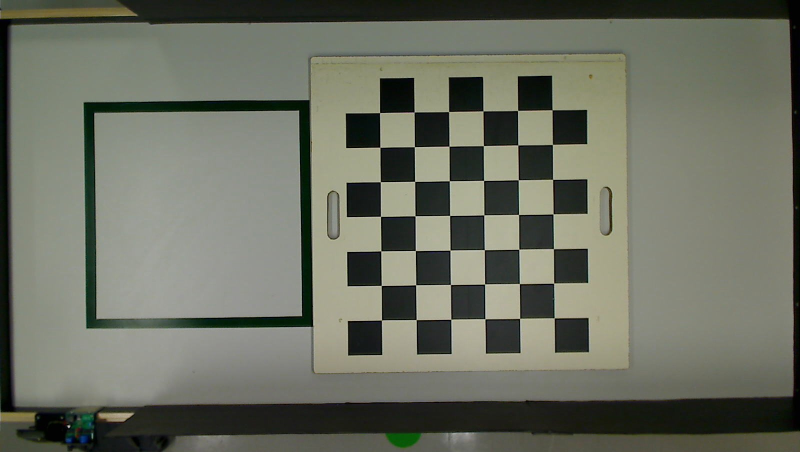
#> input picture scripts/data/calibrations/calibration.jpg, 1600 x 904 px, given in place of the camera (shown at 1/2 size)
$ python check_map_state.py
#> lines starting #> are read from the running program, lines starting #| are printed output that depends on the picture
### station/robot_goal_and_obstacle_finder/detection/puck_detection.py
from collections import Counter


import cv2
import numpy as np

from sklearn.cluster import KMeans
from detection.color_boundaries import ColorBoundaries


class PuckDetection:

    def __init__(self):
        self.color_boundaries = ColorBoundaries()

    # [7 lines left out: function copy_image, not called in this run]


    def detect_pucks(self, image):
        gray = cv2.cvtColor(image, cv2.COLOR_BGR2GRAY)
        gray = cv2.medianBlur(gray, 5)
        image = self.remove_glare(image)

        circles = cv2.HoughCircles(gray, cv2.HOUGH_GRADIENT, 1.2, 10, param1=50,
                                   param2=30, minRadius=23, maxRadius=30)
        detected_circles = np.uint16(np.around(circles))

        puck_positions = {}

        for (x, y, radius) in detected_circles[0].astype(np.int32):
            roi = image[y - radius: y + radius, x - radius: x + radius]
            width, height = roi.shape[:2]
            mask = np.zeros((width, height, 3), roi.dtype)

            cv2.circle(mask, (int(width / 2), int(height / 2)), radius,
                       (255, 255, 255), -1)

            dominant_color = self.get_dominant_color(roi, k=4)

            dominant_color_np = np.uint8([[dominant_color]])
            hsv_dominant_color = cv2.cvtColor(dominant_color_np, cv2.COLOR_BGR2HSV)
            hsv_color = self.find_hsv_color(hsv_dominant_color[0][0])

            puck_positions[hsv_color] = [] if puck_positions.get(hsv_color) is None else puck_positions.get(hsv_color)
            puck = dict()
            puck["center_position"] = (x, y)
            puck["radius"] = radius
            puck_positions[hsv_color].append(puck)

        return puck_positions

    # [6 lines left out: function sort_pucks, not called in this run]

    def remove_glare(self, image):
        GLARE_MIN = np.array([0, 0, 20], np.uint8)
        GLARE_MAX = np.array([0, 0, 255], np.uint8)

        hsv_img = cv2.cvtColor(image, cv2.COLOR_BGR2HSV)
        frame_threshed = cv2.inRange(hsv_img, GLARE_MIN, GLARE_MAX)
        result = cv2.inpaint(image, frame_threshed, 0.6, cv2.INPAINT_TELEA)

        image_lab = cv2.cvtColor(result, cv2.COLOR_BGR2LAB)
        image_lab_planes = cv2.split(image_lab)
        image_clahe = cv2.createCLAHE(clipLimit=2.0, tileGridSize=(8, 8))
        image_lab_planes[0] = image_clahe.apply(image_lab_planes[0])
        image_lab = cv2.merge(image_lab_planes)

        image = cv2.cvtColor(image_lab, cv2.COLOR_LAB2BGR)
        image_hsv = cv2.cvtColor(image, cv2.COLOR_BGR2HSV).astype("float32")
        (h, s, v) = cv2.split(image_hsv)
        s = s * 2
        s = np.clip(s, 0, 255)
        image_hsv = cv2.merge([h, s, v])
        image = cv2.cvtColor(image_hsv.astype("uint8"), cv2.COLOR_HSV2BGR)
        hsvImg = cv2.cvtColor(image, cv2.COLOR_BGR2HSV)
        hsvImg[..., 2] = hsvImg[..., 2] * 0.85
        image = cv2.cvtColor(hsvImg, cv2.COLOR_HSV2BGR)
        return image

    # [36 lines left out: functions show_image, draw_on_image, get_dominant_color, find_hsv_color, not called in this run]

### station/robot_goal_and_obstacle_finder/detection/acuro_markers/obstacle_and_robot_finder.py
import os
import math
from typing import List
import numpy as np
import cv2

from detection.acuro_markers.obstacle_detection import ObstacleDetection
from detection.acuro_markers.robot_detection import RobotDetection
from detection.acuro_markers.marker_position import MarkerPosition
from detection.position_calculator import PositionCalculator


class ObstacleRobotFinder:
    def __init__(self):
        self.obstacle_detection = ObstacleDetection()
        self.robot_detection = RobotDetection()
        self.position_calculator = PositionCalculator()
        #mm
        self.image_width = 1600
        self.image_height = 904
        self.obstacle_height = 412
        self.robot_height = 254
        self.aruco_marker_width = 80
        self.aruco_robot_marker_width = 143
        #pixel
        self.obstacle_radius = 42
        self.distance_between_center_and_prehenseur = 130
        self.distortion_coefficients = np.array(
            [
                [
                    0.055764032942161694,
                    -0.1700050453380352,
                    -0.0028056916670508593,
                    0.0006434607299710345,
                    0.0331770702717552
                ]
        ])
        self.camera_matrix = np.array([
            [
                1321.5030177675765,
                0.0,
                763.385168511886
            ],
            [
                0.0,
                1327.9592573621323,
                494.93250836436187
            ],
            [
                0.0,
                0.0,
                1.0
            ]
    ])

    # [129 lines left out: functions read_image, detect_obstacle_position, detect_bottom_of_obstacle, detect_robot, detect_bottom_of_robot, not called in this run]


# [6 lines of commented-out code are left out]

### station/robot_goal_and_obstacle_finder/detection/color_boundaries.py
class ColorBoundaries:
    """Color boundaries of pucks"""
    def __init__(self):
        self.color_boundaries = {"purple": {"lower": [110, 16, 80], "upper":[172, 245, 255]},
                                 "white": {"lower": [12, 0, 135], "upper":[96, 159, 232]} ,
                                 "yellow": {"lower": [19, 148, 60], "upper":[40, 255, 255]},
                                 "blue": {"lower": [95, 66, 36], "upper":[124, 255, 255]} ,
                                 "orange": {"lower": [6, 139, 74], "upper":[24, 255, 161]},
                                 "green":{"lower": [58, 74, 18], "upper":[78, 255, 147]} ,
                                 "red": {"lower": [0, 245, 64], "upper":[180, 255, 143]},
                                 "brown": {"lower": [0, 59, 0], "upper":[38, 255, 55]} ,
                                 "grey": {"lower": [20, 29, 50], "upper":[68, 157, 108]},
                                 "black":{"lower": [0, 0, 0], "upper":[161, 255, 62]}
                                 }

    def get_boundaries_dict(self):
        return self.color_boundaries

### station/path_planning/check_map_state.py
import cv2
import numpy as np

from pathfinding.pathfinder import Pathfinder
from pathfinding.pathfinding_algorithm_factory import PathfindingAlgorithmFactory
from pathfinding.map import Map
from pathfinding.map_drawer import MapDrawer
from pathfinding.pathfinding_algorithms import PathfindingAlgorithms
from pathfinding.path_not_found_exception import PathNotFoundException
from pathfinding.tile_role import TileRole

import sys
sys.path.append("../robot_goal_and_obstacle_finder")
from detection.acuro_markers.obstacle_and_robot_finder import \
    ObstacleRobotFinder
from detection.puck_detection import PuckDetection


node_size = 15
node_identifier_width = node_size // 5
robot_and_obstacle_finder = ObstacleRobotFinder()
puck_finder = PuckDetection()


def get_map_and_pathfinder(node_size, algorithm, obstacles, start, end, pucks, image_width, image_height):
    pathfinding_algorithm_factory = PathfindingAlgorithmFactory()
    pathfinding_algorithm = pathfinding_algorithm_factory.create(algorithm)
    board_map = Map(image_width, image_height, obstacles, pucks, start, end, node_size=node_size)
    board_map.render_map()
    pathfinder = Pathfinder(board_map, pathfinding_algorithm)
    return pathfinder, board_map


def check_map_state_on_image(image, color, position):
    height, width, channels = image.shape
    pucks_dict = puck_finder.detect_pucks(image)
    obstacles_list = robot_and_obstacle_finder.detect_obstacle_position(image, DEBUG=False)
    center_of_bottom_robot, prehenseur_position, angle_robot = robot_and_obstacle_finder.detect_robot(image)

    pucks = [single["center_position"] for color in pucks_dict for single in pucks_dict[color]]
    obstacles = [single["center_of_obstacle"] for single in obstacles_list]

    start = center_of_bottom_robot

    if color:
        end = pucks_dict[color][0]["center_position"]
    elif position:
        end = position
    else:
        end = (500, 500)

    pucks = [puck for puck in pucks if puck != end]

    pathfinder, board_map = get_map_and_pathfinder(node_size, PathfindingAlgorithms.BREADTH_FIRST_SEARCH, obstacles,
                                                   start, end, pucks, width, height)
    map_drawer = MapDrawer(node_identifier_width, node_size, image)

    try:
        pathfinder.find_square_matrix_path()
        path = pathfinder.path
    except PathNotFoundException:
        print("path not found")
        if board_map.get_node_from_pixel(start).role is not TileRole.EMPTY:
            print("the robot is inside an obstacle")
        elif board_map.get_node_from_pixel(end).role is not TileRole.EMPTY:
            print("the goal is inside an obstacle")
        else:
            print("there's really no path between the two")
        path = []

    map_drawer.draw_map(board_map, path)
    image = map_drawer.get_image()

    open_cv_image = np.array(image.convert('RGB'))
    open_cv_image = open_cv_image[:, :, ::-1].copy()
    return open_cv_image


def check_map_state_on_a_stream(color, position):
#> called with color = 'yellow'
    cap = cv2.VideoCapture(1)
    cap.set(cv2.CAP_PROP_FRAME_WIDTH, 1600)
    cap.set(cv2.CAP_PROP_FRAME_HEIGHT, 904)

    while True:
        ret, image = cap.read()
#> image is the input picture: shape (904, 1600, 3); mean B, G, R 97.6, 110.6, 107.5
        while image is None:
            ret, image = cap.read()

        image = check_map_state_on_image(image, color, position)
#> in detect_pucks, `gray = cv2.cvtColor(image, cv2.COLOR_BGR2GRAY)`:
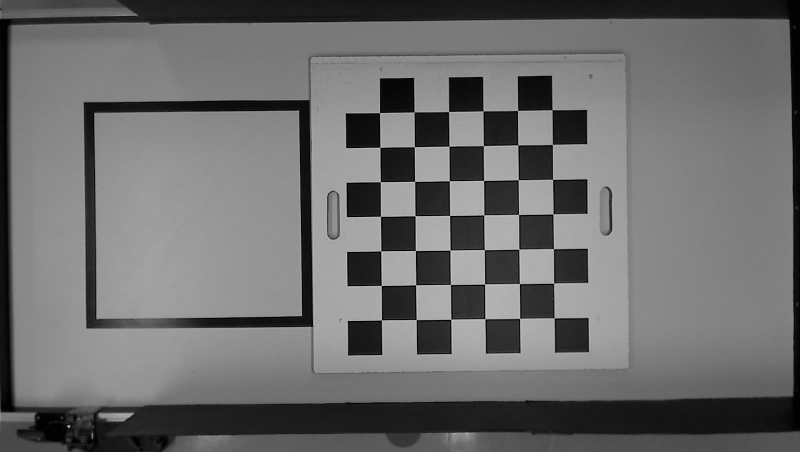
#> gray: shape (904, 1600) (shown at 1/2 size); min 0, max 222, mean 108.2
#> in remove_glare, `hsv_img = cv2.cvtColor(image, cv2.COLOR_BGR2HSV)`: hsv_img: shape (904, 1600, 3); mean H, S, V 41.9, 44.3, 111.1
#> in remove_glare, `frame_threshed = cv2.inRange(hsv_img, GLARE_MIN, GLARE_MAX)`:
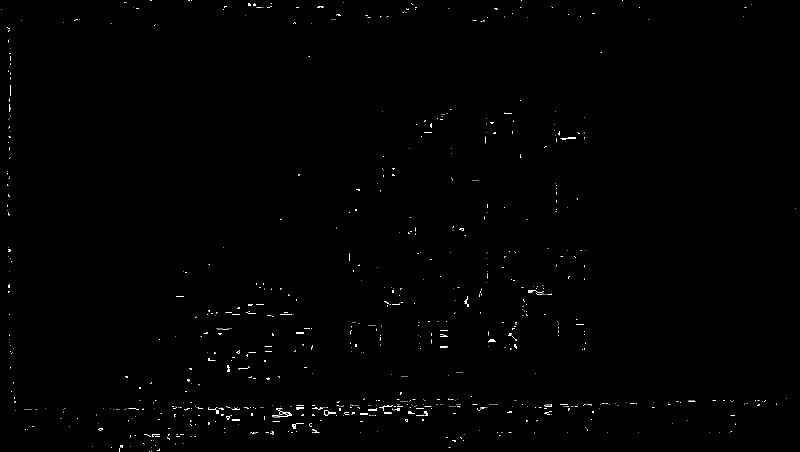
#> frame_threshed: shape (904, 1600) (shown at 1/2 size); 0.39% white in thin lines or dots
#> in remove_glare, `image_lab = cv2.cvtColor(result, cv2.COLOR_BGR2LAB)`: image_lab: shape (904, 1600, 3); mean of channels 0, 1, 2 115.1, 124.4, 134.7

        cv2.imshow('', image)
        if cv2.waitKey(1) & 0xFF == ord('q'):
            break

    cap.release()
    cv2.destroyAllWindows()


if __name__ == '__main__':
    color = "yellow"
    position = None
    # [8 lines of commented-out code are left out]


#> (the run stopped early here; a loop or call above may not have finished)
